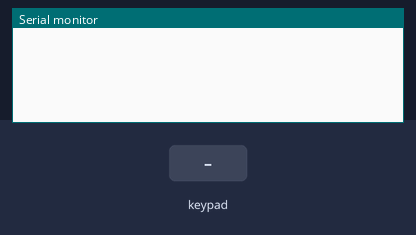
A sketch run on a simulated Arduino Leonardo, built with avr-gcc and run on an emulated ATmega32U4. Parts: the last lines printed to the serial monitor. The test bench sets the inputs (shaded band).

Above: at 1.2 s.
1.3 s: key '1' pressed
At 2.5 s:
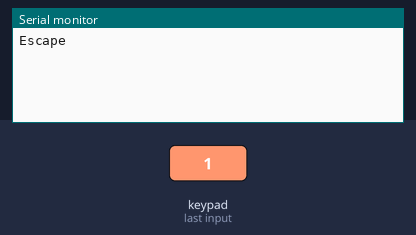
2.8 s: keypad keys 9 8 7 6 pressed 0.4 s apart
At 4.5 s:
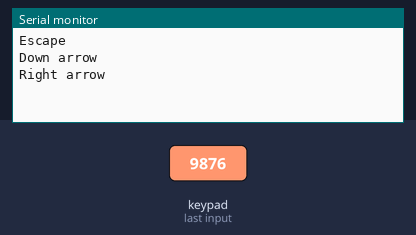
5.9 s: key '2' pressed
At 7.1 s:
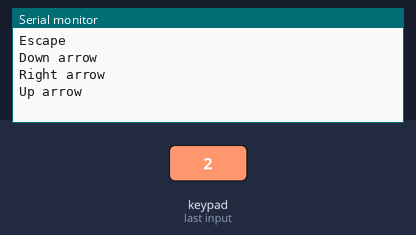
7.4 s: keypad keys 9 8 7 6 * pressed 0.4 s apart
At 9.6 s:
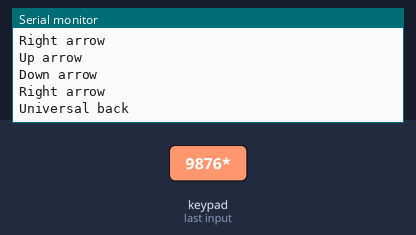
10.9 s: key '4' pressed
At 11.9 s:
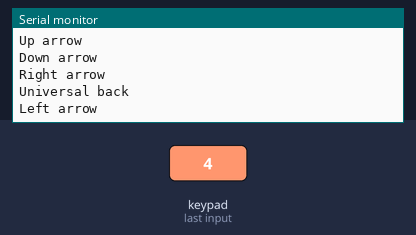
12.4 s: keypad keys 5 4 3 2 pressed 0.4 s apart
At 12.66 s:
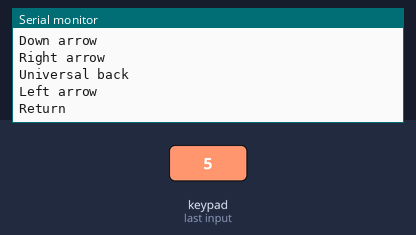

Measured:
- after the input at 1.3 s, the serial monitor: prints a new line at once (image 1)
- after the input at 2.8 s, the serial monitor: prints a new line after 0.40 s (image 2)
- after the input at 5.9 s, the serial monitor: prints a new line at once (image 3)
- after the input at 7.4 s, the serial monitor: prints a new line after 0.40 s (image 4)
- after the input at 10.9 s, the serial monitor: prints a new line at once (image 5)
- after the input at 12.4 s, the serial monitor: prints a new line at once (image 6)

The sketch:

keypad.ino
```cpp
#include <Keypad.h>
#include <Keyboard.h>

const byte ROWS = 4;
const byte COLS = 4;

char hexaKeys[ROWS][COLS] = {
  {'1', '2', '3', 'A'},
  {'4', '5', '6', 'B'},
  {'7', '8', '9', 'C'},
  {'*', '0', '#', 'D'}
};

byte rowPins[ROWS] = {9, 8, 7, 6};
byte colPins[COLS] = {5, 4, 3, 2};

Keypad customKeypad = Keypad(makeKeymap(hexaKeys), rowPins, colPins, ROWS, COLS);

void setup(){
  Serial.begin(9600);
}

void loop(){
  char customKey = customKeypad.getKey();
  switch (customKey) {
    case '2': Keyboard.press(KEY_UP_ARROW); Serial.println("Up arrow"); Keyboard.release(KEY_UP_ARROW); break;
    case '8': Keyboard.press(KEY_DOWN_ARROW); Serial.println("Down arrow"); Keyboard.release(KEY_DOWN_ARROW); break;
    case '4': Keyboard.press(KEY_LEFT_ARROW); Serial.println("Left arrow"); Keyboard.release(KEY_LEFT_ARROW); break;
    case '6': Keyboard.press(KEY_RIGHT_ARROW); Serial.println("Right arrow"); Keyboard.release(KEY_RIGHT_ARROW); break;
    case '5': Keyboard.press(KEY_RETURN); Serial.println("Return"); Keyboard.release(KEY_RETURN); break;
    case '1': Keyboard.press(KEY_ESC); Serial.println("Escape"); Keyboard.release(KEY_ESC); break;
    case '0': Keyboard.press(KEY_LEFT_GUI); Keyboard.press(KEY_RETURN); Serial.println("Home"); Keyboard.release(KEY_LEFT_GUI); Keyboard.release(KEY_RETURN); break;
    case '*': Keyboard.press(KEY_LEFT_GUI); Keyboard.press(KEY_BACKSPACE); Serial.println("Universal back"); Keyboard.release(KEY_BACKSPACE); Keyboard.release(KEY_LEFT_GUI); break;
    default: break;
  }
}
```
